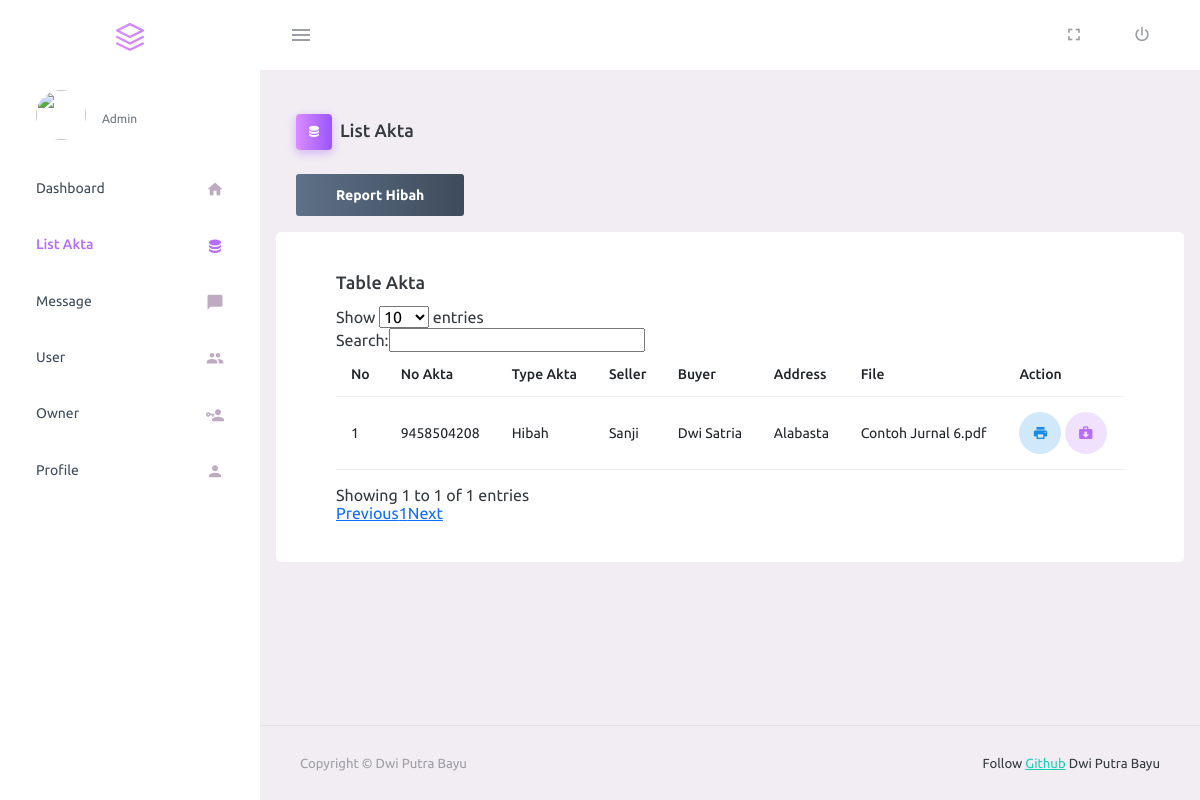
The page /owner/listhibah.php (signed in) on the database as committed earlier.
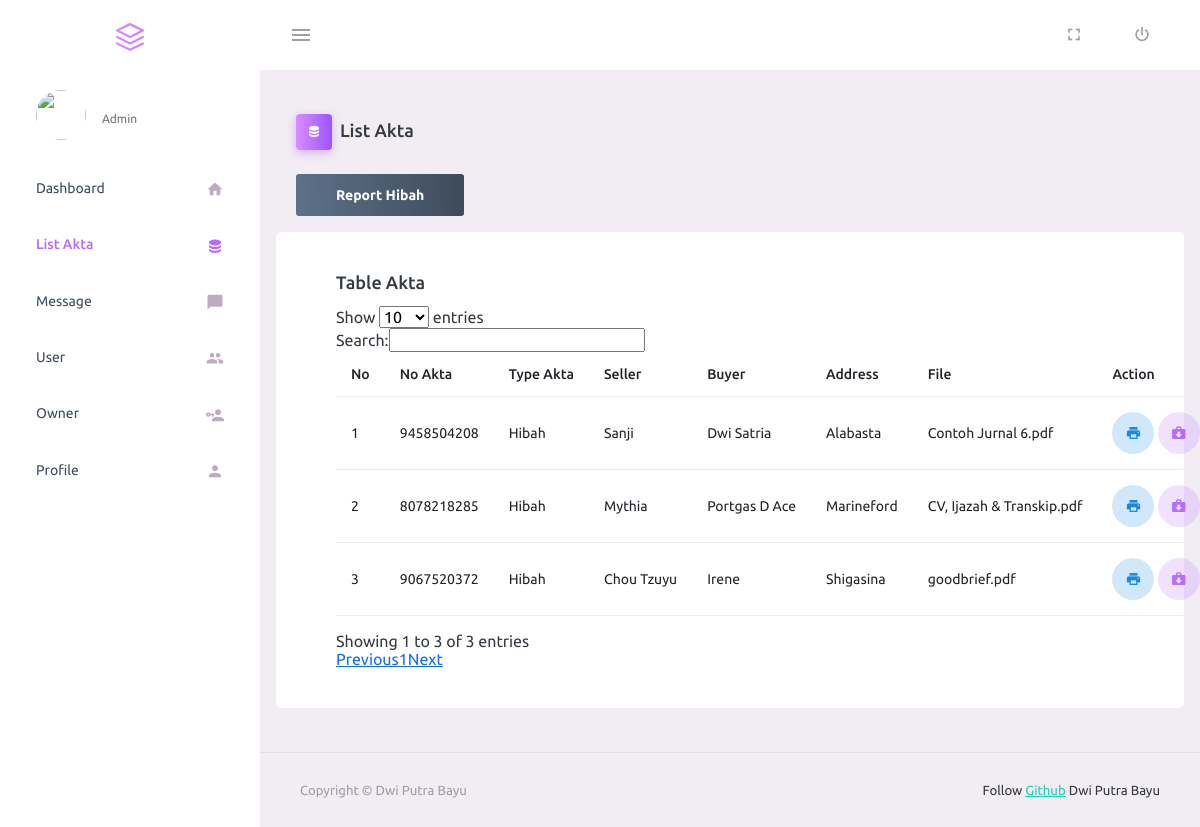
The same page on the database as committed later.
### tables this page shows
CREATE TABLE `akta` (
  `id` int(11) NOT NULL,
  `no_akta` varchar(255) NOT NULL,
  `type_akta` varchar(255) NOT NULL,
  `seller` varchar(255) NOT NULL,
  `buyer` varchar(255) NOT NULL,
  `no_hak` int(5) NOT NULL,
  `address` varchar(255) NOT NULL,
  `surface_area` varchar(255) NOT NULL,
  `transaction` varchar(255) NOT NULL,
  `certificate` int(6) NOT NULL,
  `pbb` int(7) NOT NULL,
  `njop` int(8) NOT NULL,
  `ssp` int(9) NOT NULL,
  `ssb` int(10) NOT NULL,
  `description` varchar(255) NOT NULL,
  `pdf_akta` text NOT NULL,
  `created_at` timestamp NOT NULL DEFAULT current_timestamp()
);

### owner/listhibah.php (the view, shortened to what this page needs)
<?php
require "function.php";
?>
<!DOCTYPE html>
<html lang="en">
<?php require "partials/head.php" ?>
<body>
    <div class="container-scroller">
        <?php require "partials/navbar.php" ?>
        <div class="container-fluid page-body-wrapper">
            <?php require "partials/sidebar.php" ?>
            <div class="main-panel">
                <div class="content-wrapper">
                    <div class="page-header">
                        <h3 class="page-title">
                            <span class="page-title-icon bg-gradient-primary text-white me-2">
                                <i class="mdi mdi-database"></i>
                            </span>List Akta
                        </h3>
                    </div>
                    <div class="d-flex mb-3">
                        <a href="report.php?reporthibah=true" class="btn btn-gradient-dark">Report Hibah</a>
                    </div>
                    <div class="row">
                        <div class="card">
                            <div class="card-body">
                                <h4 class="card-title">Table Akta</h4>
                                <table class="table table-hover pt-3 mb-3" id="example">
                                    <thead>
                                        <tr>
                                            <th>No</th>
                                            <th>No Akta</th>
                                            <th>Type Akta</th>
                                            <th>Seller</th>
                                            <th>Buyer</th>
                                            <th>Address</th>
                                            <th>File</th>
                                            <th>Action</th>
                                        </tr>
                                    </thead>
                                    <tbody>
                                        <?php
                                            $q = "SELECT * FROM akta WHERE type_akta = 'Hibah'";
                                            $r = mysqli_query($db,$q);
                                            $c = 1;
                                            while ($akta = mysqli_fetch_array($r)) {
                                            if ($akta['type_akta']=='Hibah') {
                                            ?>
                                        <tr>
                                            <td><?= $c ?></td>
                                            <td><?= $akta["no_akta"] ?></td>
                                            <td><?= $akta["type_akta"] ?></td>
                                            <td><?= $akta["seller"] ?></td>
                                            <td><?= $akta["buyer"] ?></td>
                                            <td><?= $akta["address"] ?></td>
                                            <td><?= $akta["pdf_akta"] ?></td>
                                            <td>
                                                <a href="detailakta.php?id=<?= $akta['id'] ?>"
                                                    class="btn btn-inverse-info btn-rounded btn-icon"
                                                    style="padding-top: 12px;">
                                                    <i class="mdi mdi-printer"></i>
                                                </a>
                                                <a href="viewpdf.php?id=<?= $akta['id'] ?>"
                                                    class="btn btn-inverse-primary btn-rounded btn-icon"
                                                    style="padding-top: 12px;">
                                                    <i class="mdi mdi-briefcase-download"></i>
                                                </a>
                                            </td>
                                        </tr>
                                        <?php
                                            $c++;
                                            }
                                            }
                                            ?>
                                    </tbody>
                                </table>
                            </div>
                        </div>
                    </div>
                </div>
                <?php require "partials/footer.php" ?>
            </div>
        </div>
    </div>
</body>
</html>

Rows that differ between the two databases and show on the page:
added akta: no_akta "8078218285", type_akta "Hibah", seller "Mythia", buyer "Portgas D Ace", address "Marineford", pdf_akta "CV, Ijazah & Transkip.pdf"
added akta: no_akta "9067520372", type_akta "Hibah", seller "Chou Tzuyu", buyer "Irene", address "Shigasina", pdf_akta "goodbrief.pdf"
Other text that changed with them:
text written by a page script: "Show entries Search: Showing 1 to 1 of 1 entries Previous 1 Next" → "Show entries Search: Showing 1 to 3 of 3 entries Previous 1 Next"
